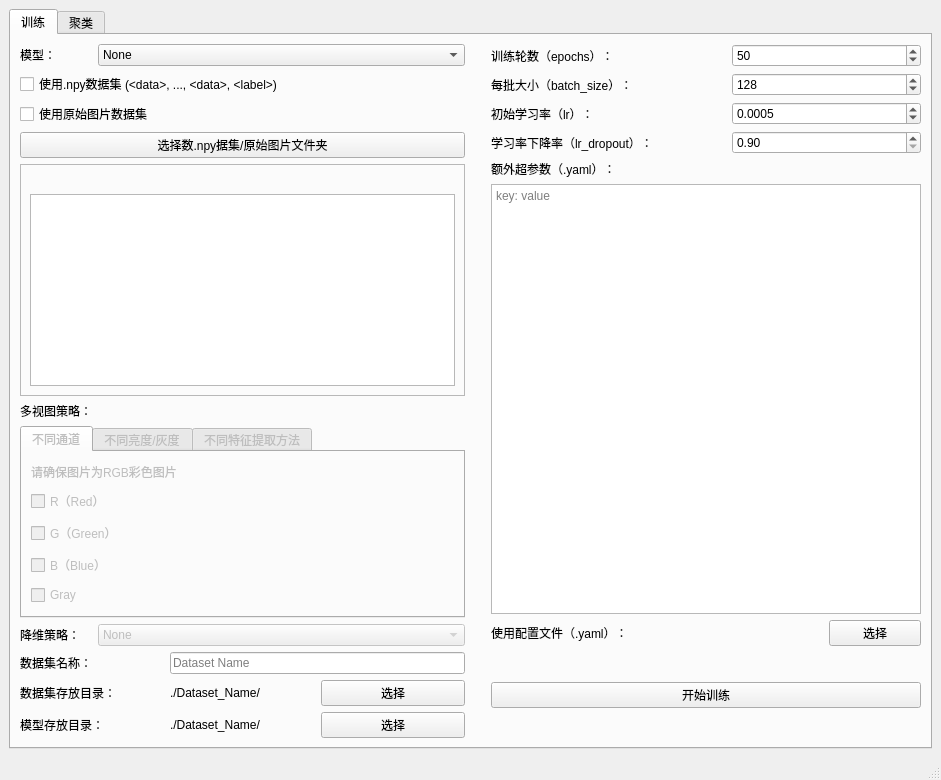
<?xml version="1.0" encoding="UTF-8"?>
<ui version="4.0">
 <class>MainWindow</class>
 <widget class="QMainWindow" name="MainWindow">
  <property name="geometry">
   <rect>
    <x>0</x>
    <y>0</y>
    <width>941</width>
    <height>780</height>
   </rect>
  </property>
  <property name="windowTitle">
   <string>MainWindow</string>
  </property>
  <widget class="QWidget" name="centralWidget">
   <layout class="QGridLayout" name="gridLayout">
    <item row="1" column="0">
     <widget class="QTabWidget" name="tabWidget_main">
      <property name="currentIndex">
       <number>0</number>
      </property>
      <widget class="QWidget" name="tab_train">
       <attribute name="title">
        <string>训练</string>
       </attribute>
       <layout class="QGridLayout" name="gridLayout_6">
        <item row="1" column="2">
         <widget class="QPushButton" name="pushButton_start_training">
          <property name="text">
           <string>开始训练</string>
          </property>
         </widget>
        </item>
        <item row="0" column="2">
         <layout class="QGridLayout" name="gridLayout_config">
          <item row="3" column="0" colspan="2">
           <widget class="QLabel" name="label_text_lr_dropout">
            <property name="text">
             <string>学习率下降率（lr_dropout）：</string>
            </property>
           </widget>
          </item>
          <item row="3" column="2" colspan="2">
           <widget class="QDoubleSpinBox" name="doubleSpinBox_lr_dropout">
            <property name="minimum">
             <double>0.900000000000000</double>
            </property>
            <property name="maximum">
             <double>0.980000000000000</double>
            </property>
            <property name="singleStep">
             <double>0.010000000000000</double>
            </property>
           </widget>
          </item>
          <item row="0" column="2" colspan="2">
           <widget class="QSpinBox" name="spinBox_eopchs">
            <property name="minimum">
             <number>1</number>
            </property>
            <property name="maximum">
             <number>500</number>
            </property>
            <property name="value">
             <number>50</number>
            </property>
           </widget>
          </item>
          <item row="6" column="1" colspan="2">
           <widget class="QLabel" name="label_show_config_load_path">
            <property name="text">
             <string/>
            </property>
           </widget>
          </item>
          <item row="1" column="0" colspan="2">
           <widget class="QLabel" name="label_text_batch_size">
            <property name="text">
             <string>每批大小（batch_size）：</string>
            </property>
           </widget>
          </item>
          <item row="5" column="0" colspan="4">
           <widget class="QPlainTextEdit" name="plainTextEdit_hyper_params">
            <property name="sizePolicy">
             <sizepolicy hsizetype="Expanding" vsizetype="Expanding">
              <horstretch>0</horstretch>
              <verstretch>0</verstretch>
             </sizepolicy>
            </property>
            <property name="lineWidth">
             <number>1</number>
            </property>
            <property name="placeholderText">
             <string>key: value</string>
            </property>
           </widget>
          </item>
          <item row="1" column="2" colspan="2">
           <widget class="QSpinBox" name="spinBox_batch_size">
            <property name="minimum">
             <number>1</number>
            </property>
            <property name="maximum">
             <number>4096</number>
            </property>
            <property name="value">
             <number>128</number>
            </property>
           </widget>
          </item>
          <item row="6" column="3">
           <widget class="QPushButton" name="pushButton_select_config_load_path">
            <property name="text">
             <string>选择</string>
            </property>
           </widget>
          </item>
          <item row="6" column="0">
           <widget class="QLabel" name="label_text_load_config">
            <property name="text">
             <string>使用配置文件（.yaml）：</string>
            </property>
           </widget>
          </item>
          <item row="2" column="0" colspan="2">
           <widget class="QLabel" name="label_text_lr">
            <property name="text">
             <string>初始学习率（lr）：</string>
            </property>
           </widget>
          </item>
          <item row="2" column="2" colspan="2">
           <widget class="QDoubleSpinBox" name="doubleSpinBox_lr">
            <property name="decimals">
             <number>4</number>
            </property>
            <property name="minimum">
             <double>0.000100000000000</double>
            </property>
            <property name="maximum">
             <double>0.010000000000000</double>
            </property>
            <property name="singleStep">
             <double>0.000100000000000</double>
            </property>
            <property name="value">
             <double>0.000500000000000</double>
            </property>
           </widget>
          </item>
          <item row="0" column="0" colspan="2">
           <widget class="QLabel" name="label_text_epochs">
            <property name="text">
             <string>训练轮数（epochs）：</string>
            </property>
           </widget>
          </item>
          <item row="4" column="0" colspan="4">
           <widget class="QLabel" name="label_hyper_params">
            <property name="text">
             <string>额外超参数（.yaml）：</string>
            </property>
           </widget>
          </item>
         </layout>
        </item>
        <item row="0" column="1">
         <spacer name="horizontalSpacer">
          <property name="orientation">
           <enum>Qt::Horizontal</enum>
          </property>
          <property name="sizeType">
           <enum>QSizePolicy::Preferred</enum>
          </property>
          <property name="sizeHint" stdset="0">
           <size>
            <width>20</width>
            <height>20</height>
           </size>
          </property>
         </spacer>
        </item>
        <item row="0" column="0">
         <layout class="QGridLayout" name="gridLayout_model">
          <item row="0" column="0">
           <widget class="QLabel" name="label_text_model">
            <property name="sizePolicy">
             <sizepolicy hsizetype="Preferred" vsizetype="Preferred">
              <horstretch>0</horstretch>
              <verstretch>0</verstretch>
             </sizepolicy>
            </property>
            <property name="text">
             <string>模型：</string>
            </property>
           </widget>
          </item>
          <item row="0" column="1">
           <widget class="QComboBox" name="comboBox_select_model">
            <property name="sizePolicy">
             <sizepolicy hsizetype="Preferred" vsizetype="Fixed">
              <horstretch>0</horstretch>
              <verstretch>0</verstretch>
             </sizepolicy>
            </property>
            <item>
             <property name="text">
              <string>None</string>
             </property>
            </item>
            <item>
             <property name="text">
              <string>Deep Spectral Representation Learning From Multi-View Data</string>
             </property>
            </item>
            <item>
             <property name="text">
              <string>MvLNet: Multi-view Laplacian Network</string>
             </property>
            </item>
            <item>
             <property name="text">
              <string>MvLNet - Siamese Net</string>
             </property>
            </item>
            <item>
             <property name="text">
              <string>MvLNet - Spectral Net</string>
             </property>
            </item>
           </widget>
          </item>
          <item row="1" column="0" colspan="2">
           <widget class="QCheckBox" name="checkBox_use_npy">
            <property name="sizePolicy">
             <sizepolicy hsizetype="Minimum" vsizetype="Fixed">
              <horstretch>0</horstretch>
              <verstretch>0</verstretch>
             </sizepolicy>
            </property>
            <property name="text">
             <string>使用.npy数据集 (&lt;data&gt;, ..., &lt;data&gt;, &lt;label&gt;)</string>
            </property>
           </widget>
          </item>
          <item row="5" column="0">
           <widget class="QLabel" name="label_text_mv_ways">
            <property name="text">
             <string>多视图策略：</string>
            </property>
           </widget>
          </item>
          <item row="6" column="0" colspan="2">
           <widget class="QTabWidget" name="tabWidget_mv">
            <property name="enabled">
             <bool>false</bool>
            </property>
            <property name="currentIndex">
             <number>0</number>
            </property>
            <widget class="QWidget" name="tab_invert_colors">
             <attribute name="title">
              <string>不同通道</string>
             </attribute>
             <layout class="QVBoxLayout" name="verticalLayout">
              <item>
               <widget class="QLabel" name="label_text_warning_rgb">
                <property name="sizePolicy">
                 <sizepolicy hsizetype="Preferred" vsizetype="Fixed">
                  <horstretch>0</horstretch>
                  <verstretch>0</verstretch>
                 </sizepolicy>
                </property>
                <property name="text">
                 <string>请确保图片为RGB彩色图片</string>
                </property>
               </widget>
              </item>
              <item>
               <widget class="QCheckBox" name="checkBox_color_r">
                <property name="text">
                 <string>R（Red）</string>
                </property>
               </widget>
              </item>
              <item>
               <widget class="QCheckBox" name="checkBox_color_g">
                <property name="text">
                 <string>G（Green）</string>
                </property>
               </widget>
              </item>
              <item>
               <widget class="QCheckBox" name="checkBox_color_b">
                <property name="text">
                 <string>B（Blue）</string>
                </property>
               </widget>
              </item>
              <item>
               <widget class="QCheckBox" name="checkBox_color_gray">
                <property name="text">
                 <string>Gray</string>
                </property>
               </widget>
              </item>
             </layout>
            </widget>
            <widget class="QWidget" name="tab_birghtness">
             <attribute name="title">
              <string>不同亮度/灰度</string>
             </attribute>
             <layout class="QGridLayout" name="gridLayout_4">
              <item row="0" column="0" colspan="2">
               <widget class="QLabel" name="label_text_warning_gray">
                <property name="text">
                 <string>请确保图片为Gray灰度图片</string>
                </property>
               </widget>
              </item>
              <item row="1" column="0" colspan="2">
               <widget class="QCheckBox" name="checkBox_original_gray">
                <property name="text">
                 <string>Original Gray</string>
                </property>
               </widget>
              </item>
              <item row="2" column="0">
               <widget class="QLabel" name="label_text_scatter_num">
                <property name="text">
                 <string>散列数：</string>
                </property>
               </widget>
              </item>
              <item row="2" column="1">
               <widget class="QSpinBox" name="spinBox_gray_scatter_num">
                <property name="minimum">
                 <number>1</number>
                </property>
                <property name="maximum">
                 <number>3</number>
                </property>
               </widget>
              </item>
              <item row="3" column="0">
               <widget class="QLabel" name="label_text_scatter_value">
                <property name="text">
                 <string>散列值：</string>
                </property>
               </widget>
              </item>
              <item row="3" column="1">
               <widget class="QSpinBox" name="spinBox_gray_scatter_value">
                <property name="minimum">
                 <number>1</number>
                </property>
                <property name="maximum">
                 <number>10</number>
                </property>
               </widget>
              </item>
              <item row="4" column="0" colspan="2">
               <widget class="QLabel" name="label_text_tips_gray">
                <property name="text">
                 <string>说明，散列数为原始灰度增加和减少的次数，散列值为每次增减的值</string>
                </property>
                <property name="wordWrap">
                 <bool>true</bool>
                </property>
               </widget>
              </item>
             </layout>
            </widget>
            <widget class="QWidget" name="tab_mv_feats">
             <attribute name="title">
              <string>不同特征提取方法</string>
             </attribute>
             <layout class="QVBoxLayout" name="verticalLayout_3">
              <item>
               <widget class="QCheckBox" name="checkBox_feat_HOG">
                <property name="text">
                 <string>HOG feature</string>
                </property>
               </widget>
              </item>
              <item>
               <widget class="QCheckBox" name="checkBox_feat_GIST">
                <property name="text">
                 <string>GIST feature</string>
                </property>
               </widget>
              </item>
              <item>
               <widget class="QCheckBox" name="checkBox_feat_LBP">
                <property name="text">
                 <string>LBP feature</string>
                </property>
               </widget>
              </item>
              <item>
               <widget class="QCheckBox" name="checkBox_feat_Gabor">
                <property name="text">
                 <string>Gabor feature</string>
                </property>
               </widget>
              </item>
              <item>
               <widget class="QCheckBox" name="checkBox_feat_CENTRIST">
                <property name="text">
                 <string>CENTRIST feature</string>
                </property>
               </widget>
              </item>
             </layout>
            </widget>
           </widget>
          </item>
          <item row="7" column="0">
           <widget class="QLabel" name="label_text_reduction_ways">
            <property name="text">
             <string>降维策略：</string>
            </property>
           </widget>
          </item>
          <item row="7" column="1">
           <widget class="QComboBox" name="comboBox_select_reduction_ways">
            <property name="enabled">
             <bool>false</bool>
            </property>
            <property name="sizePolicy">
             <sizepolicy hsizetype="Preferred" vsizetype="Fixed">
              <horstretch>0</horstretch>
              <verstretch>0</verstretch>
             </sizepolicy>
            </property>
            <item>
             <property name="text">
              <string>None</string>
             </property>
            </item>
            <item>
             <property name="text">
              <string>SE: Spectral Embedding</string>
             </property>
            </item>
            <item>
             <property name="text">
              <string>LLE: Locally Linear Embedding</string>
             </property>
            </item>
            <item>
             <property name="text">
              <string>t-SNE: T-Distribution Stochastic Neighbour Embedding</string>
             </property>
            </item>
            <item>
             <property name="text">
              <string>LDA: Linear Discriminant Analysis</string>
             </property>
            </item>
            <item>
             <property name="text">
              <string>PCA: Principal Component Analysis</string>
             </property>
            </item>
           </widget>
          </item>
          <item row="4" column="0" colspan="2">
           <widget class="QFrame" name="frame_ds_show">
            <property name="frameShape">
             <enum>QFrame::StyledPanel</enum>
            </property>
            <property name="frameShadow">
             <enum>QFrame::Raised</enum>
            </property>
            <layout class="QVBoxLayout" name="verticalLayout_2">
             <item>
              <widget class="QLabel" name="label_show_ds_from_path">
               <property name="text">
                <string/>
               </property>
              </widget>
             </item>
             <item>
              <widget class="QTextBrowser" name="textBrowser_show_ds_preview">
               <property name="sizePolicy">
                <sizepolicy hsizetype="Expanding" vsizetype="Expanding">
                 <horstretch>0</horstretch>
                 <verstretch>0</verstretch>
                </sizepolicy>
               </property>
              </widget>
             </item>
            </layout>
           </widget>
          </item>
          <item row="3" column="0" colspan="2">
           <widget class="QPushButton" name="pushButton_select_npy_or_images">
            <property name="text">
             <string>选择数.npy据集/原始图片文件夹</string>
            </property>
           </widget>
          </item>
          <item row="2" column="0" colspan="2">
           <widget class="QCheckBox" name="checkBox_use_images">
            <property name="text">
             <string>使用原始图片数据集</string>
            </property>
           </widget>
          </item>
         </layout>
        </item>
        <item row="1" column="0">
         <layout class="QGridLayout" name="gridLayout_save_path">
          <item row="0" column="0">
           <widget class="QLabel" name="label_text_ds_name">
            <property name="text">
             <string>数据集名称：</string>
            </property>
           </widget>
          </item>
          <item row="1" column="0">
           <widget class="QLabel" name="label_text_ds_save_path">
            <property name="text">
             <string>数据集存放目录：</string>
            </property>
           </widget>
          </item>
          <item row="1" column="1">
           <widget class="QLabel" name="label_show_ds_save_path">
            <property name="text">
             <string>./Dataset_Name/</string>
            </property>
           </widget>
          </item>
          <item row="1" column="2">
           <widget class="QPushButton" name="pushButton_select_ds_save_path">
            <property name="text">
             <string>选择</string>
            </property>
           </widget>
          </item>
          <item row="2" column="0">
           <widget class="QLabel" name="label_text_model_save_path">
            <property name="text">
             <string>模型存放目录：</string>
            </property>
           </widget>
          </item>
          <item row="2" column="1">
           <widget class="QLabel" name="label_show_model_save_path">
            <property name="text">
             <string>./Dataset_Name/</string>
            </property>
           </widget>
          </item>
          <item row="2" column="2">
           <widget class="QPushButton" name="pushButton_select_model_save_path">
            <property name="text">
             <string>选择</string>
            </property>
           </widget>
          </item>
          <item row="0" column="1" colspan="2">
           <widget class="QLineEdit" name="lineEdit_ds_name">
            <property name="maxLength">
             <number>30</number>
            </property>
            <property name="placeholderText">
             <string>Dataset Name</string>
            </property>
           </widget>
          </item>
         </layout>
        </item>
       </layout>
      </widget>
      <widget class="QWidget" name="tab_cluster">
       <attribute name="title">
        <string>聚类</string>
       </attribute>
       <layout class="QGridLayout" name="gridLayout_3">
        <item row="1" column="2">
         <layout class="QGridLayout" name="gridLayout_result_save">
          <item row="0" column="0">
           <widget class="QLabel" name="label_show_result_save_dir">
            <property name="text">
             <string>./</string>
            </property>
           </widget>
          </item>
          <item row="0" column="1">
           <widget class="QPushButton" name="pushButton_select_result_save_dir">
            <property name="enabled">
             <bool>false</bool>
            </property>
            <property name="text">
             <string>选择结果存放位置</string>
            </property>
           </widget>
          </item>
          <item row="1" column="0">
           <widget class="QPushButton" name="pushButton_start_clustering">
            <property name="sizePolicy">
             <sizepolicy hsizetype="Preferred" vsizetype="Fixed">
              <horstretch>0</horstretch>
              <verstretch>0</verstretch>
             </sizepolicy>
            </property>
            <property name="text">
             <string>开始聚类</string>
            </property>
           </widget>
          </item>
          <item row="1" column="1">
           <widget class="QPushButton" name="pushButton_save_result">
            <property name="enabled">
             <bool>false</bool>
            </property>
            <property name="sizePolicy">
             <sizepolicy hsizetype="Preferred" vsizetype="Fixed">
              <horstretch>0</horstretch>
              <verstretch>0</verstretch>
             </sizepolicy>
            </property>
            <property name="text">
             <string>保存结果</string>
            </property>
           </widget>
          </item>
         </layout>
        </item>
        <item row="0" column="0" rowspan="2">
         <layout class="QGridLayout" name="gridLayout_model_2">
          <item row="7" column="0" colspan="3">
           <widget class="QTabWidget" name="tabWidget_mv_2">
            <property name="enabled">
             <bool>false</bool>
            </property>
            <property name="currentIndex">
             <number>0</number>
            </property>
            <widget class="QWidget" name="tab_invert_colors_2">
             <attribute name="title">
              <string>不同通道</string>
             </attribute>
             <layout class="QVBoxLayout" name="verticalLayout_4">
              <item>
               <widget class="QLabel" name="label_text_warning_rgb_2">
                <property name="sizePolicy">
                 <sizepolicy hsizetype="Preferred" vsizetype="Fixed">
                  <horstretch>0</horstretch>
                  <verstretch>0</verstretch>
                 </sizepolicy>
                </property>
                <property name="text">
                 <string>请确保图片为RGB彩色图片</string>
                </property>
               </widget>
              </item>
              <item>
               <widget class="QCheckBox" name="checkBox_color_r_2">
                <property name="text">
                 <string>R（Red）</string>
                </property>
               </widget>
              </item>
              <item>
               <widget class="QCheckBox" name="checkBox_color_g_2">
                <property name="text">
                 <string>G（Green）</string>
                </property>
               </widget>
              </item>
              <item>
               <widget class="QCheckBox" name="checkBox_color_b_2">
                <property name="text">
                 <string>B（Blue）</string>
                </property>
               </widget>
              </item>
              <item>
               <widget class="QCheckBox" name="checkBox_color_gray_2">
                <property name="text">
                 <string>Gray</string>
                </property>
               </widget>
              </item>
             </layout>
            </widget>
            <widget class="QWidget" name="tab_birghtness_2">
             <attribute name="title">
              <string>不同亮度/灰度</string>
             </attribute>
             <layout class="QGridLayout" name="gridLayout_5">
              <item row="0" column="0" colspan="2">
               <widget class="QLabel" name="label_text_warning_gray_2">
                <property name="text">
                 <string>请确保图片为Gray灰度图片</string>
                </property>
               </widget>
              </item>
              <item row="1" column="0" colspan="2">
               <widget class="QCheckBox" name="checkBox_original_gray_2">
                <property name="text">
                 <string>Original Gray</string>
                </property>
               </widget>
              </item>
              <item row="2" column="0">
               <widget class="QLabel" name="label_text_scatter_num_2">
                <property name="text">
                 <string>散列数：</string>
                </property>
               </widget>
              </item>
              <item row="2" column="1">
               <widget class="QSpinBox" name="spinBox_gray_scatter_num_2">
                <property name="minimum">
                 <number>1</number>
                </property>
                <property name="maximum">
                 <number>3</number>
                </property>
               </widget>
              </item>
              <item row="3" column="0">
               <widget class="QLabel" name="label_text_scatter_value_2">
                <property name="text">
                 <string>散列值：</string>
                </property>
               </widget>
              </item>
              <item row="3" column="1">
               <widget class="QSpinBox" name="spinBox_gray_scatter_value_2">
                <property name="minimum">
                 <number>1</number>
                </property>
                <property name="maximum">
                 <number>10</number>
                </property>
               </widget>
              </item>
              <item row="4" column="0" colspan="2">
               <widget class="QLabel" name="label_text_tips_gray_2">
                <property name="text">
                 <string>说明，散列数为原始灰度增加和减少的次数，散列值为每次增减的值</string>
                </property>
                <property name="wordWrap">
                 <bool>true</bool>
                </property>
               </widget>
              </item>
             </layout>
            </widget>
            <widget class="QWidget" name="tab_mv_feats_2">
             <attribute name="title">
              <string>不同特征提取方法</string>
             </attribute>
             <layout class="QVBoxLayout" name="verticalLayout_5">
              <item>
               <widget class="QCheckBox" name="checkBox_feat_HOG_2">
                <property name="text">
                 <string>HOG feature</string>
                </property>
               </widget>
              </item>
              <item>
               <widget class="QCheckBox" name="checkBox_feat_GIST_2">
                <property name="text">
                 <string>GIST feature</string>
                </property>
               </widget>
              </item>
              <item>
               <widget class="QCheckBox" name="checkBox_feat_LBP_2">
                <property name="text">
                 <string>LBP feature</string>
                </property>
               </widget>
              </item>
              <item>
               <widget class="QCheckBox" name="checkBox_feat_Gabor_2">
                <property name="text">
                 <string>Gabor feature</string>
                </property>
               </widget>
              </item>
              <item>
               <widget class="QCheckBox" name="checkBox_feat_CENTRIST_2">
                <property name="text">
                 <string>CENTRIST feature</string>
                </property>
               </widget>
              </item>
             </layout>
            </widget>
           </widget>
          </item>
          <item row="3" column="0" colspan="3">
           <widget class="QCheckBox" name="checkBox_use_images_2">
            <property name="text">
             <string>使用原始图片数据集（注意使多视图与降维策略与训练时一致）</string>
            </property>
           </widget>
          </item>
          <item row="8" column="1" colspan="2">
           <widget class="QComboBox" name="comboBox_select_reduction_ways_2">
            <property name="enabled">
             <bool>false</bool>
            </property>
            <property name="sizePolicy">
             <sizepolicy hsizetype="Preferred" vsizetype="Fixed">
              <horstretch>0</horstretch>
              <verstretch>0</verstretch>
             </sizepolicy>
            </property>
            <item>
             <property name="text">
              <string>None</string>
             </property>
            </item>
            <item>
             <property name="text">
              <string>SE: Spectral Embedding</string>
             </property>
            </item>
            <item>
             <property name="text">
              <string>LLE: Locally Linear Embedding</string>
             </property>
            </item>
            <item>
             <property name="text">
              <string>t-SNE: T-Distribution Stochastic Neighbour Embedding</string>
             </property>
            </item>
            <item>
             <property name="text">
              <string>LDA: Linear Discriminant Analysis</string>
             </property>
            </item>
            <item>
             <property name="text">
              <string>PCA: Principal Component Analysis</string>
             </property>
            </item>
           </widget>
          </item>
          <item row="5" column="0" colspan="3">
           <widget class="QFrame" name="frame_ds_show_2">
            <property name="frameShape">
             <enum>QFrame::StyledPanel</enum>
            </property>
            <property name="frameShadow">
             <enum>QFrame::Raised</enum>
            </property>
            <layout class="QVBoxLayout" name="verticalLayout_6">
             <item>
              <widget class="QLabel" name="label_show_ds_from_path_2">
               <property name="text">
                <string/>
               </property>
              </widget>
             </item>
             <item>
              <widget class="QTextBrowser" name="textBrowser_show_ds_preview_2">
               <property name="sizePolicy">
                <sizepolicy hsizetype="Expanding" vsizetype="Expanding">
                 <horstretch>0</horstretch>
                 <verstretch>0</verstretch>
                </sizepolicy>
               </property>
              </widget>
             </item>
            </layout>
           </widget>
          </item>
          <item row="4" column="0" colspan="3">
           <widget class="QPushButton" name="pushButton_select_npy_or_images_2">
            <property name="text">
             <string>选择数.npy据集/原始图片文件夹</string>
            </property>
           </widget>
          </item>
          <item row="8" column="0">
           <widget class="QLabel" name="label_text_reduction_ways_2">
            <property name="text">
             <string>降维策略：</string>
            </property>
           </widget>
          </item>
          <item row="6" column="0">
           <widget class="QLabel" name="label_text_mv_ways_2">
            <property name="text">
             <string>多视图策略：</string>
            </property>
           </widget>
          </item>
          <item row="2" column="0" colspan="3">
           <widget class="QCheckBox" name="checkBox_use_npy_2">
            <property name="sizePolicy">
             <sizepolicy hsizetype="Minimum" vsizetype="Fixed">
              <horstretch>0</horstretch>
              <verstretch>0</verstretch>
             </sizepolicy>
            </property>
            <property name="text">
             <string>使用.npy数据集（训练时生成的test_mv.b文件）</string>
            </property>
           </widget>
          </item>
          <item row="1" column="0">
           <widget class="QPushButton" name="pushButton_select_use_model_path">
            <property name="text">
             <string>选择模型</string>
            </property>
           </widget>
          </item>
          <item row="1" column="1" colspan="2">
           <widget class="QLabel" name="label_show_use_model_path">
            <property name="text">
             <string/>
            </property>
            <property name="alignment">
             <set>Qt::AlignRight|Qt::AlignTrailing|Qt::AlignVCenter</set>
            </property>
           </widget>
          </item>
         </layout>
        </item>
        <item row="0" column="2">
         <layout class="QVBoxLayout" name="verticalLayout_cluster_show">
          <item>
           <widget class="QTextBrowser" name="textBrowser_show_cluster_result">
            <property name="sizePolicy">
             <sizepolicy hsizetype="Expanding" vsizetype="Preferred">
              <horstretch>0</horstretch>
              <verstretch>0</verstretch>
             </sizepolicy>
            </property>
           </widget>
          </item>
          <item>
           <widget class="QScrollArea" name="scrollArea_cluster_result">
            <property name="enabled">
             <bool>false</bool>
            </property>
            <property name="widgetResizable">
             <bool>true</bool>
            </property>
            <widget class="QWidget" name="scrollAreaWidget_show_images">
             <property name="geometry">
              <rect>
               <x>0</x>
               <y>0</y>
               <width>400</width>
               <height>417</height>
              </rect>
             </property>
            </widget>
           </widget>
          </item>
          <item>
           <widget class="QLabel" name="label_text_result_warning">
            <property name="text">
             <string>注意：为防止加载过多图片导致程序卡死，只显示了一部分图片</string>
            </property>
           </widget>
          </item>
         </layout>
        </item>
        <item row="0" column="1" rowspan="2">
         <spacer name="horizontalSpacer_2">
          <property name="orientation">
           <enum>Qt::Horizontal</enum>
          </property>
          <property name="sizeType">
           <enum>QSizePolicy::Preferred</enum>
          </property>
          <property name="sizeHint" stdset="0">
           <size>
            <width>20</width>
            <height>20</height>
           </size>
          </property>
         </spacer>
        </item>
       </layout>
      </widget>
     </widget>
    </item>
   </layout>
  </widget>
  <widget class="QStatusBar" name="statusbar"/>
 </widget>
 <resources/>
 <connections/>
</ui>
